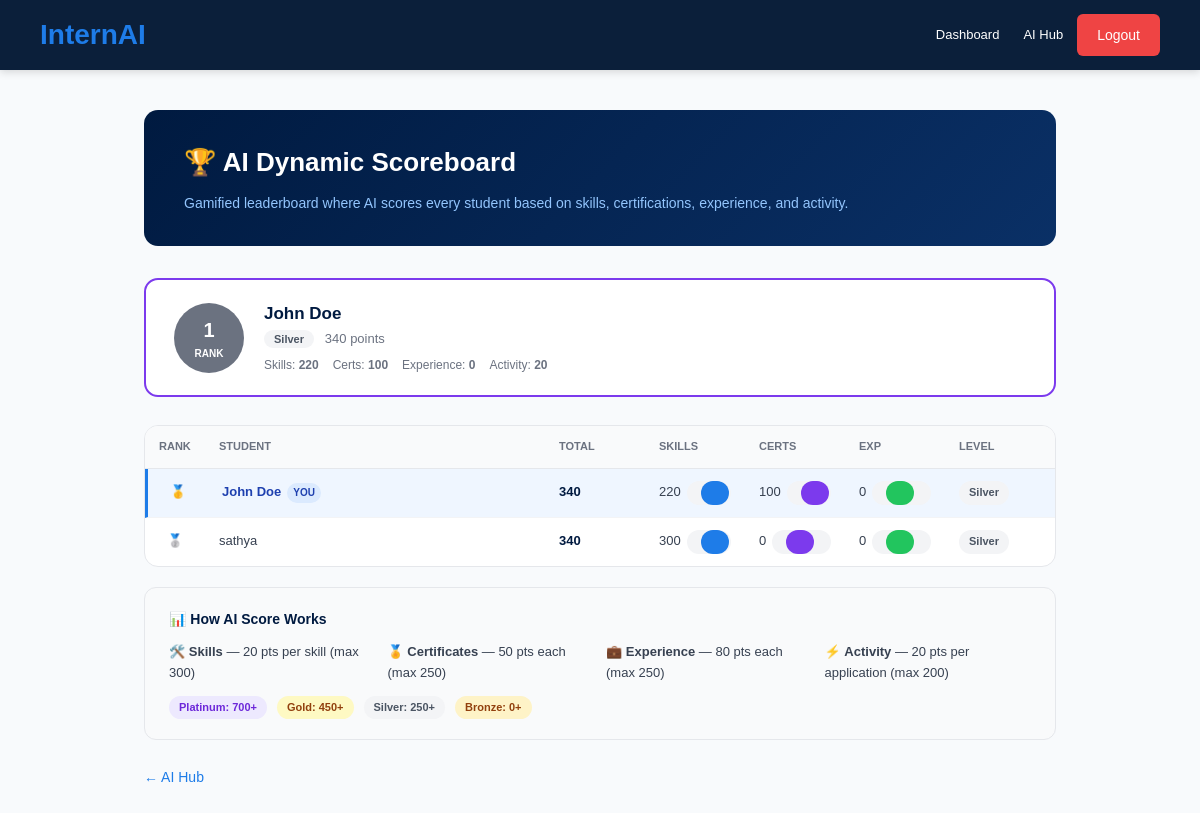
Page /student/ai/scoreboard (signed in) on the committed database.
### app.py (models this page shows)
class User(UserMixin, db.Model):
    id = db.Column(db.Integer, primary_key=True)
    name = db.Column(db.String(100))
    email = db.Column(db.String(100), unique=True)
    password = db.Column(db.String(100))
    role = db.Column(db.String(20))  # student, organization, admin

### app.py (the view)
@app.route('/student/ai/scoreboard')
@login_required
@role_required('student')
def ai_scoreboard():
    all_profiles = StudentProfile.query.all()
    leaderboard = []
    for p in all_profiles:
        user = User.query.get(p.user_id)
        if not user:
            continue
        certs = StudentCertificate.query.filter_by(user_id=p.user_id).count()
        exps = StudentInternshipExperience.query.filter_by(user_id=p.user_id).count()
        apps = Application.query.filter_by(student_id=p.id).count()
        score_data = calculate_ai_score(p.skills or '', certs, exps, apps)
        ai_row = StudentAIScore.query.filter_by(user_id=p.user_id).first()
        if not ai_row:
            ai_row = StudentAIScore(user_id=p.user_id)
            db.session.add(ai_row)
        ai_row.total_score = score_data['total']
        ai_row.skill_score = score_data['skill_score']
        ai_row.cert_score = score_data['cert_score']
        ai_row.exp_score = score_data['exp_score']
        ai_row.activity_score = score_data['activity_score']
        ai_row.level = score_data['level']
        ai_row.updated_at = datetime.utcnow()
        leaderboard.append({
            'user': user,
            'score': score_data,
            'is_current': p.user_id == current_user.id,
        })
    db.session.commit()
    leaderboard.sort(key=lambda x: x['score']['total'], reverse=True)
    my_entry = next((e for e in leaderboard if e['is_current']), None)
    my_rank = next((i + 1 for i, e in enumerate(leaderboard) if e['is_current']), None)
    return render_template(
        'ai_scoreboard.html',
        leaderboard=leaderboard[:20],
        my_entry=my_entry,
        my_rank=my_rank,
    )

### ai/matcher.py (called while the page is built)
def parse_skills(skills_text):
    if not skills_text:
        return []
    parts = re.split(r'[,;\n]+', skills_text.lower())
    return [p.strip() for p in parts if p.strip()]

### app.py (called while the page is built)
def role_required(role):
    def decorator(f):
        @wraps(f)
        def decorated_function(*args, **kwargs):
            if not current_user.is_authenticated:
                return redirect(url_for('login'))
            if current_user.role != role:
                return redirect(url_for('home'))
            return f(*args, **kwargs)
        return decorated_function
    return decorator

@login_manager.user_loader
def load_user(user_id):
    return User.query.get(int(user_id))

### templates/ai_scoreboard.html (shortened to what this page needs)
{% extends "base.html" %} {% block nav_links %}
<a
  href="/student"
  style="
    color: #ffffff;
    text-decoration: none;
    font-size: 13px;
    padding: 6px 10px;
    border-radius: 4px;
  "
  >Dashboard</a
>
<a
  href="/student/ai"
  style="
    color: #ffffff;
    text-decoration: none;
    font-size: 13px;
    padding: 6px 10px;
    border-radius: 4px;
  "
  >AI Hub</a
>
{% endblock %} {% block content %}
<div class="ai-page">
  <div class="ai-page-header">
    <h1>🏆 AI Dynamic Scoreboard</h1>
    <p>
      Gamified leaderboard where AI scores every student based on skills,
      certifications, experience, and activity.
    </p>
  </div>
  {% if my_entry %}
  <div class="my-rank-banner">
    {% set score = my_entry.score %}
    <div
      class="rank-bubble"
      style="background:{{ score.level_color }};color:#fff;"
    >
      <span style="font-size: 20px">{{ my_rank }}</span>
      <span style="font-size: 10px">RANK</span>
    </div>
    <div>
      <div style="font-size: 17px; font-weight: 700; color: #001a40">
        {{ my_entry.user.name }}
      </div>
      <div style="font-size: 13px; color: #6b7280; margin: 2px 0 6px">
        <span class="level-badge badge-{{ score.level }}"
          >{{ score.level }}</span
        >
        &nbsp; {{ score.total }} points
      </div>
      <div
        style="
          display: flex;
          gap: 14px;
          font-size: 12px;
          color: #6b7280;
          flex-wrap: wrap;
        "
      >
        <span>Skills: <strong>{{ score.skill_score }}</strong></span>
        <span>Certs: <strong>{{ score.cert_score }}</strong></span>
        <span>Experience: <strong>{{ score.exp_score }}</strong></span>
        <span>Activity: <strong>{{ score.activity_score }}</strong></span>
      </div>
    </div>
  </div>
  {% endif %}
  <div class="lb-table">
    <div class="lb-header">
      <div>Rank</div>
      <div>Student</div>
      <div>Total</div>
      <div>Skills</div>
      <div>Certs</div>
      <div>Exp</div>
      <div>Level</div>
    </div>
    {% for entry in leaderboard %} {% set score = entry.score %}
    <div class="lb-row {{ 'mine' if entry.is_current else '' }}">
      <div
        class="lb-rank {{ 'top1' if loop.index==1 else 'top2' if loop.index==2 else 'top3' if loop.index==3 else '' }}"
      >
        {{ '🥇' if loop.index==1 else '🥈' if loop.index==2 else '🥉' if
        loop.index==3 else loop.index }}
      </div>
      <div
        style="font-weight:{{ '600' if entry.is_current else '400' }};color:{{ '#1e40af' if entry.is_current else '#374151' }};"
      >
        {{ entry.user.name }} {% if entry.is_current %}<span
          style="
            font-size: 10px;
            background: #dbeafe;
            color: #1e40af;
            padding: 2px 6px;
            border-radius: 10px;
            margin-left: 6px;
            font-weight: 700;
          "
          >YOU</span
        >{% endif %}
      </div>
      <div style="font-weight: 700; color: #001a40">{{ score.total }}</div>
      <div>
        {{ score.skill_score }}
        <div class="score-bar-mini">
          <div
            class="score-bar-mini-fill"
            style="width:{{ [score.skill_score/3, 100]|min }}%;"
          ></div>
        </div>
      </div>
      <div>
        {{ score.cert_score }}
        <div class="score-bar-mini">
          <div
            class="score-bar-mini-fill"
            style="width:{{ [score.cert_score/2.5, 100]|min }}%;background:#7c3aed;"
          ></div>
        </div>
      </div>
      <div>
        {{ score.exp_score }}
        <div class="score-bar-mini">
          <div
            class="score-bar-mini-fill"
            style="width:{{ [score.exp_score/2.5, 100]|min }}%;background:#22c55e;"
          ></div>
        </div>
      </div>
      <div>
        <span class="level-badge badge-{{ score.level }}"
          >{{ score.level }}</span
        >
      </div>
    </div>
    {% else %}
    <div
      style="padding: 40px; text-align: center; color: #9ca3af; font-size: 14px"
    >
      No students yet.
    </div>
    {% endfor %}
  </div>
  <div
    style="
      background: #f9fafb;
      border: 1px solid #e5e7eb;
      border-radius: 12px;
      padding: 20px 24px;
      margin-top: 20px;
    "
  >
    <h3
      style="
        font-size: 14px;
        font-weight: 700;
        color: #001a40;
        margin: 0 0 12px;
      "
    >
      📊 How AI Score Works
    </h3>
    <div
      style="
        display: grid;
        grid-template-columns: repeat(auto-fit, minmax(180px, 1fr));
        gap: 12px;
        font-size: 13px;
        color: #374151;
      "
    >
      <div>🛠️ <strong>Skills</strong> — 20 pts per skill (max 300)</div>
      <div>🏅 <strong>Certificates</strong> — 50 pts each (max 250)</div>
      <div>💼 <strong>Experience</strong> — 80 pts each (max 250)</div>
      <div>⚡ <strong>Activity</strong> — 20 pts per application (max 200)</div>
    </div>
    <div
      style="
        margin-top: 12px;
        display: flex;
        gap: 10px;
        flex-wrap: wrap;
        font-size: 12px;
      "
    >
      <span class="level-badge badge-Platinum">Platinum: 700+</span>
      <span class="level-badge badge-Gold">Gold: 450+</span>
      <span class="level-badge badge-Silver">Silver: 250+</span>
      <span class="level-badge badge-Bronze">Bronze: 0+</span>
    </div>
  </div>
  <div style="margin-top: 24px">
    <a
      href="/student/ai"
      style="color: #1e7ce8; text-decoration: none; font-size: 14px"
      >← AI Hub</a
    >
  </div>
</div>
{% endblock %}

### static/style.css (style rules this page uses)
* { margin: 0; padding: 0; box-sizing: border-box; font-family: Arial, sans-serif; }
body { background: #f8fafc; color: #0b1f3a; }

### static/student.css (style rules this page uses)
:root { --primary-dark: #001a40; --primary-blue: #1e7ce8; --success: #22c55e; --danger: #ef4444; --warning: #fbbf24; --text-white: #ffffff; --text-dark: #333333; --text-light: #666666; --bg-white: #ffffff; --bg-light: #f1f5f9; --border-color: #e5e7eb; --shadow-sm: 0 2px 8px rgba(0, 0, 0, 0.08); --shadow-md: 0 4px 16px rgba(0, 0, 0, 0.12); --glass-border: rgba(30, 124, 232, 0.3); --glass-shadow: 0 4px 20px rgba(30, 124, 232, 0.12); --glass-shadow-hover: 0 8px 32px rgba(30, 124, 232, 0.28); --glass-bg: #ffffff; }
* { margin: 0; padding: 0; box-sizing: border-box; }
body { font-family: 'Segoe UI', Tahoma, Geneva, Verdana, sans-serif; background: #f8fafc; color: var(--text-dark); line-height: 1.6; }

### templates/ai_scoreboard.html (style rules this page uses)
.ai-page { max-width: 960px; margin: 40px auto; padding: 0 24px; }
.ai-page-header { background: linear-gradient(135deg, #001a40, #0a3066); border-radius: 14px; padding: 32px 40px; color: #fff; margin-bottom: 32px; }
.ai-page-header h1 { font-size: 26px; font-weight: 800; margin: 0 0 8px; }
.ai-page-header p { color: #93c5fd; font-size: 14px; margin: 0; }
.my-rank-banner { background: #fff; border: 2px solid #7c3aed; border-radius: 14px; padding: 20px 28px; display: flex; align-items: center; gap: 20px; margin-bottom: 28px; flex-wrap: wrap; }
.rank-bubble { width: 70px; height: 70px; border-radius: 50%; display: flex; flex-direction: column; align-items: center; justify-content: center; flex-shrink: 0; font-weight: 800; }
.lb-table { background: #fff; border: 1px solid #e5e7eb; border-radius: 14px; overflow: hidden; }
.lb-header { display: grid; grid-template-columns: 60px 1fr 100px 100px 100px 100px 110px; gap: 0; background: #f9fafb; border-bottom: 1px solid #e5e7eb; }
.lb-header div { padding: 12px 14px; font-size: 11px; font-weight: 700; color: #6b7280; text-transform: uppercase; }
.lb-row { display: grid; grid-template-columns: 60px 1fr 100px 100px 100px 100px 110px; gap: 0; border-bottom: 1px solid #f3f4f6; transition: background 0.15s; }
.lb-row:last-child { border-bottom: none; }
.lb-row.mine { background: #eff6ff; border-left: 3px solid #1e7ce8; }
.lb-row div { padding: 12px 14px; font-size: 13px; color: #374151; display: flex; align-items: center; }
.lb-rank { font-weight: 700; font-size: 16px; justify-content: center; }
.lb-rank.top1 { color: #f59e0b; }
.lb-rank.top2 { color: #6b7280; }
.level-badge { font-size: 11px; font-weight: 700; padding: 3px 10px; border-radius: 20px; }
.badge-Platinum { background: #ede9fe; color: #6d28d9; }
.badge-Gold { background: #fef9c3; color: #92400e; }
.badge-Silver { background: #f3f4f6; color: #4b5563; }
.badge-Bronze { background: #fef3c7; color: #92400e; }
.score-bar-mini { background: #f3f4f6; border-radius: 20px; height: 6px; overflow: hidden; flex: 1; margin-left: 6px; }
.score-bar-mini-fill { height: 100%; border-radius: 20px; background: #1e7ce8; }

### rows in the picture
User: user.name "John Doe", user.name "John Doe"
User: user.name "sathya"

### other values in the picture
{{ my_rank }} "1"
{{ score.level }} "Silver"
{{ score.total }} "340"
{{ score.skill_score }} "220"
{{ score.cert_score }} "100"
{{ score.exp_score }} "0"
{{ score.activity_score }} "20"
{{ score.total }} "340" "340"
{{ score.skill_score }} "220" "300"
{{ score.cert_score }} "100" "0"
{{ score.exp_score }} "0" "0"
{{ score.level }} "Silver" "Silver"
